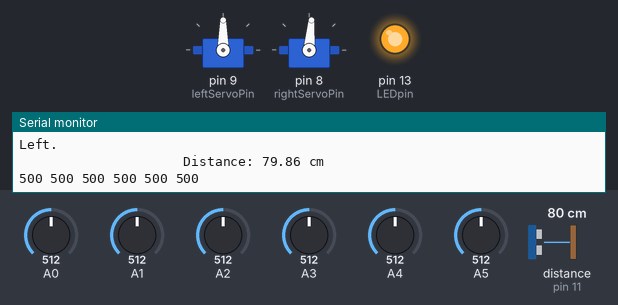
Simulated run of this sketch. Board: Arduino Uno, built with avr-gcc and run on an emulated ATmega328P. On the bench: 2 × servo, output pins drawn as LEDs (lit = HIGH), the last lines printed to the serial monitor. The test bench sets the inputs (shaded band); at power-on: A0 = 512, distance to the obstacle (sensor on pin 11) 80 cm, A5 = 512, A1 = 512, A2 = 512, A3 = 512, A4 = 512. The echo pulse lasts 58.3 µs per cm; pins used as bus, display or sensor lines are not drawn.

Above: at 16.7 s.
16.8 s: A0 set to 903
18.3 s: A0 set to 930
At 18.8 s:
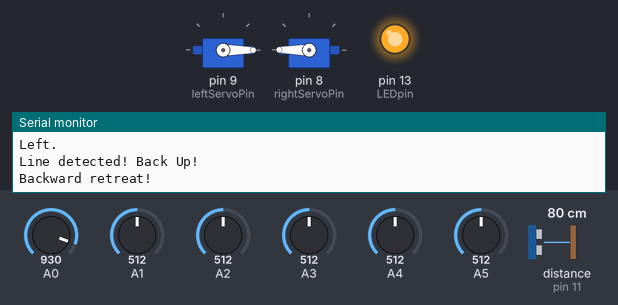
21.3 s: distance to the obstacle (sensor on pin 11) set to 2 cm
24.3 s: A5 set to 906
27.3 s: A5 set to 935
At 28.0 s:
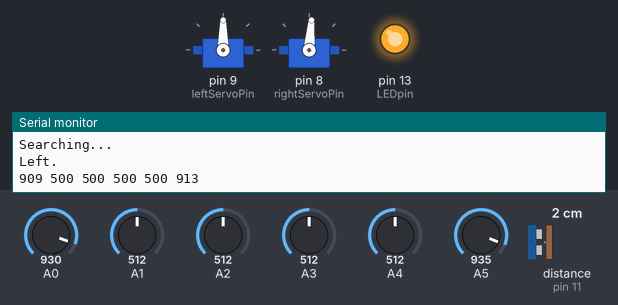
29.1 s: A5 set to 890
At 29.6 s:
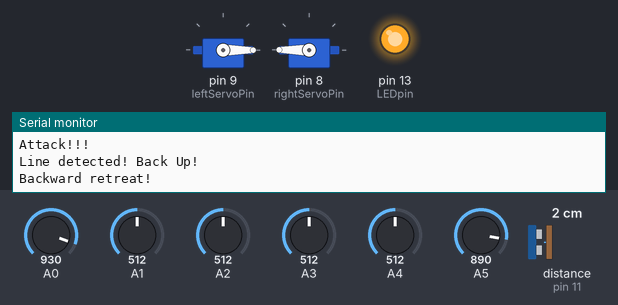
Timing chart, 0 to 33.1 s (numbered marks = the images above; inputs shaded):
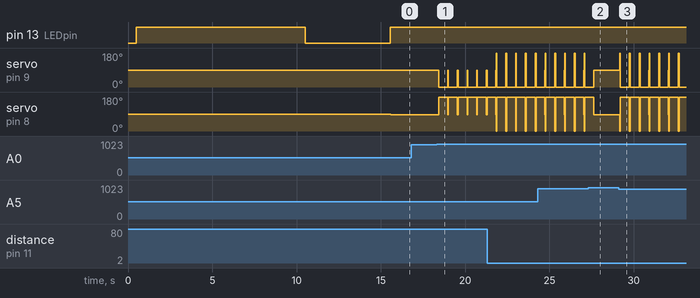

The sketch:

Sumo-Servo.ino
```cpp
#include <Servo.h>
#include <QTRSensors.h>

// Behavior indicator LED
// This tells us when to calibrate, when the robot is ready to run and that it's running it's program
const int LEDpin = 13;

// Distance sensor connections
const int frontEchoPin = 11;
const int frontTriggerPin = 10;

// Distance sensor settings
volatile float maxFrontDistance = 5.00;
volatile float frontDuration, frontDistanceCm;

// Servo instantiation, connections and settings
Servo leftServo;
Servo rightServo;

const int leftServoPin = 9;        // continuous rotation servo
const int rightServoPin = 8;      // continuous rotation servo

// how fast do you want your motors to go? 0-89 forward, 90 stop, 91-180 reverse.
int forward = 95;
int back = 85;
int attackSpeedRight = 0;
int retreatSpeedRight = 180;
int attackSpeedLeft = 180;
int retreatSpeedLeft = 0;
int stop = 90;

// Reflectivity sensor connection and settings
// sensors 0 through 5 are connected to analog inputs 0 through 5, respectively
#define NUM_SENSORS             6  // number of sensors used
#define NUM_SAMPLES_PER_SENSOR  4  // average 4 analog samples per sensor reading
#define EMITTER_PIN             2  // emitter is controlled by digital pin 2
#define R_THRESHOLD           900  // The threshold beyond which the sensor reads a line

QTRSensorsAnalog qtra((unsigned char[]) {0, 1, 2, 3, 4, 5},
  NUM_SENSORS, NUM_SAMPLES_PER_SENSOR, EMITTER_PIN);

unsigned int sensorValues[NUM_SENSORS];
unsigned int s0;
unsigned int s1;
unsigned int s2;
unsigned int s3;
unsigned int s4;
unsigned int s5;
unsigned int sensorMinAvg;
unsigned int sensorMaxAvg;
unsigned int sensorMinSum;
unsigned int sensorMaxSum;

void setup() {
  Serial.begin(9600); // make sure we can see the logs in the serial monitor

  // reflectivity sensor calibration
  delay(500);
  pinMode(LEDpin, OUTPUT);
  digitalWrite(LEDpin, HIGH);    // turn on Arduino's LED to indicate we are in calibration mode
  for (int i = 0; i < 400; i++)  // make the calibration take about 10 seconds
    {
      qtra.calibrate();       // reads all sensors 10 times at 2.5 ms per six sensors (i.e. ~25 ms per call)
    }
  digitalWrite(LEDpin, LOW);     // turn off Arduino's LED to indicate we are through with calibration

  // print the calibration minimum values measured when emitters were on
  Serial.begin(9600);
  Serial.println("Calibrated Minimum Values:");
  for (int i = 0; i < NUM_SENSORS; i++)
  {
    Serial.print(qtra.calibratedMinimumOn[i]);
    Serial.print(' ');
    sensorMinSum += qtra.calibratedMinimumOn[i];

  }

  Serial.println();
  Serial.println();
  Serial.println("Calibrated Maximum Values:");

  // print the calibration maximum values measured when emitters were on
  for (int i = 0; i < NUM_SENSORS; i++)
  {
    Serial.print(qtra.calibratedMaximumOn[i]);
    Serial.print(' ');
    sensorMaxSum += qtra.calibratedMaximumOn[i];

  }

  // Ultrasonic sensor configuration
  pinMode(frontTriggerPin, OUTPUT);
  pinMode(frontEchoPin, INPUT);

  // Servo configuration
  leftServo.attach(leftServoPin);
  rightServo.attach(rightServoPin);

  // ensure the servos are stopped
  leftServo.write(stop);
  rightServo.write(stop);

  delay(5000);
}

void loop() {
  // Let everyone know that we're running the loop
  digitalWrite(LEDpin, HIGH);

  //  ------------------ Line Following -----------
  // uncomment if using line following
  // check line values
  //  unsigned int position = qtra.readLine(sensorValues);

  // prints the weighted position of the line.
  // when 0, the line is to the right of the robot
  // when 5000, the line is to the left of the robot
  // any number in between, the robot is on the line over one of the sensors
  //
  //  Serial.println(position);

  //  while ( 0 < position < 5000)  {
  //      moveForward();
  //  }
  // not complete, more testing to be done.
  //  ------------------- End Line Following --------

  //  ------------------- Sumo ----------------------
  // front distance check
  checkFrontDistance();
  do {
    // sensor read
    qtra.readCalibrated(sensorValues);
    s0 = sensorValues[0];
    s1 = sensorValues[1];
    s2 = sensorValues[2];
    s3 = sensorValues[3];
    s4 = sensorValues[4];
    s5 = sensorValues[5];

    // prints the values from the sensor to determine the position of the line.
    //
    Serial.print(s0);
    Serial.print(" ");
    Serial.print(s1);
    Serial.print(" ");
    Serial.print(s2);
    Serial.print(" ");
    Serial.print(s3);
    Serial.print(" ");
    Serial.print(s4);
    Serial.print(" ");
    Serial.print(s5);
    Serial.println();

    Serial.println("Searching...");
    moveLeft();

    } while (frontDistanceCm < maxFrontDistance && s0 > R_THRESHOLD && s5 > R_THRESHOLD);

    if (frontDistanceCm < maxFrontDistance) {
      attack();
    }

    if (s0 > R_THRESHOLD || s5 > R_THRESHOLD) {
      Serial.println("Line detected! Back Up!");
      moveBackward();
    }


  //  ----------------- End Sumo  --------------------
} // end void loop

void checkFrontDistance() {
  digitalWrite(frontTriggerPin, LOW);
  delayMicroseconds(4);
  digitalWrite(frontTriggerPin, HIGH);
  delayMicroseconds(10);
  digitalWrite(frontTriggerPin, LOW);
  frontDuration = pulseIn(frontEchoPin, HIGH);  // We measure the time between pulses, in microseconds
  frontDistanceCm = frontDuration * 10 / 292 / 2;  // Convert the distance to cm.
  Serial.print("                     Distance: ");
  Serial.print(frontDistanceCm);
  Serial.println(" cm");
}

// basic movement

void moveBackward() {
  Serial.println("Backward retreat!");
  leftServo.write(retreatSpeedLeft);
  rightServo.write(retreatSpeedRight);
  delay(500);
}

void moveForward() {
  Serial.println("Forward.");
  leftServo.write(forward);
  rightServo.write(back);
}

void moveLeft() {
  Serial.println("Left.");
  leftServo.write(stop);
  rightServo.write(back);
}

void moveRight() {
  Serial.println("Right.");
  leftServo.write(forward);
  rightServo.write(stop);
}

void moveStop() {
  Serial.println("Stopping.");
  leftServo.write(stop);
  rightServo.write(stop);
}

// Attack!!
void attack() {
  Serial.println("Attack!!!");
  leftServo.write(attackSpeedLeft);
  rightServo.write(attackSpeedRight);
}
```

Measured:
- the behaviour switches between 921 and 922 on A0 (found by bisection; images 0 and 1)
- the behaviour switches between 921 and 922 on A5 (found by bisection; images 1 and 2)
- after the input at 18.3 s, servo on pin 9 (leftServoPin): alternates 90° for 0.05 s and 0° for 0.53 s, starting after 0.13 s; servo on pin 8 (rightServoPin): alternates 180° for 0.53 s and 85° for 0.05 s, starting after 0.13 s
- after the input at 27.3 s, servo on pin 9 (leftServoPin): goes on until 27.6 s, then stays 90°; servo on pin 8 (rightServoPin): goes on until 27.6 s, then stays 85°
- after the input at 29.1 s, servo on pin 9 (leftServoPin): 90° → 180° after 0.07 s, then repeats every 0.58 s: 0° 0.52 s, 90° 0.01 s, 180° 0.05 s; servo on pin 8 (rightServoPin): 85° → 0° after 0.07 s, then repeats every 0.58 s: 180° 0.52 s, 85° 0.01 s, 0° 0.05 s
